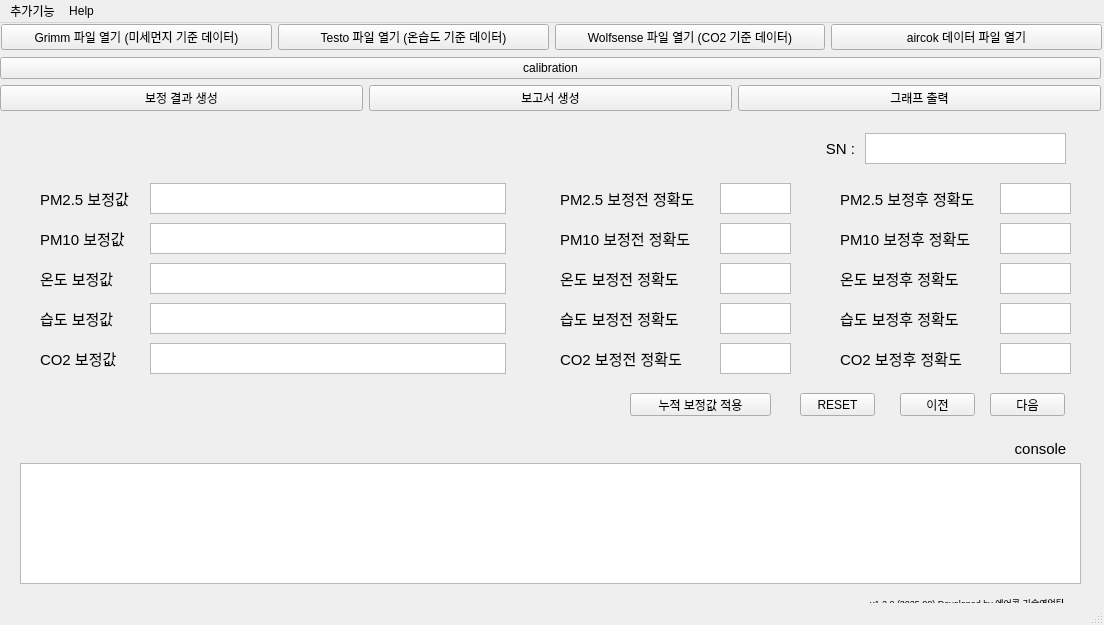
<?xml version="1.0" encoding="UTF-8"?>
<ui version="4.0">
 <class>MainWindow</class>
 <widget class="QMainWindow" name="MainWindow">
  <property name="geometry">
   <rect>
    <x>0</x>
    <y>0</y>
    <width>1104</width>
    <height>625</height>
   </rect>
  </property>
  <property name="minimumSize">
   <size>
    <width>1104</width>
    <height>625</height>
   </size>
  </property>
  <property name="maximumSize">
   <size>
    <width>1104</width>
    <height>625</height>
   </size>
  </property>
  <property name="windowTitle">
   <string>MainWindow</string>
  </property>
  <widget class="QWidget" name="centralwidget">
   <widget class="QWidget" name="horizontalLayoutWidget">
    <property name="geometry">
     <rect>
      <x>1</x>
      <y>-1</y>
      <width>1101</width>
      <height>31</height>
     </rect>
    </property>
    <layout class="QHBoxLayout" name="horizontalLayout">
     <item>
      <widget class="QPushButton" name="grimm_button">
       <property name="text">
        <string>Grimm 파일 열기 (미세먼지 기준 데이터)</string>
       </property>
      </widget>
     </item>
     <item>
      <widget class="QPushButton" name="testo_button">
       <property name="text">
        <string>Testo 파일 열기 (온습도 기준 데이터)</string>
       </property>
      </widget>
     </item>
     <item>
      <widget class="QPushButton" name="wolfsense_button">
       <property name="text">
        <string>Wolfsense 파일 열기 (CO2 기준 데이터)</string>
       </property>
      </widget>
     </item>
     <item>
      <widget class="QPushButton" name="aircok_button">
       <property name="text">
        <string>aircok 데이터 파일 열기</string>
       </property>
      </widget>
     </item>
    </layout>
   </widget>
   <widget class="QWidget" name="horizontalLayoutWidget_2">
    <property name="geometry">
     <rect>
      <x>0</x>
      <y>30</y>
      <width>1101</width>
      <height>31</height>
     </rect>
    </property>
    <layout class="QHBoxLayout" name="horizontalLayout_2">
     <item>
      <widget class="QPushButton" name="calibration_button">
       <property name="text">
        <string>calibration</string>
       </property>
      </widget>
     </item>
    </layout>
   </widget>
   <widget class="QLabel" name="label">
    <property name="geometry">
     <rect>
      <x>40</x>
      <y>160</y>
      <width>121</width>
      <height>31</height>
     </rect>
    </property>
    <property name="font">
     <font>
      <pointsize>11</pointsize>
     </font>
    </property>
    <property name="text">
     <string>PM2.5 보정값</string>
    </property>
    <property name="alignment">
     <set>Qt::AlignLeading|Qt::AlignLeft|Qt::AlignVCenter</set>
    </property>
   </widget>
   <widget class="QTextEdit" name="pm25_cal">
    <property name="geometry">
     <rect>
      <x>150</x>
      <y>160</y>
      <width>356</width>
      <height>31</height>
     </rect>
    </property>
    <property name="font">
     <font>
      <pointsize>12</pointsize>
     </font>
    </property>
    <property name="readOnly">
     <bool>true</bool>
    </property>
   </widget>
   <widget class="QLabel" name="label_2">
    <property name="geometry">
     <rect>
      <x>40</x>
      <y>200</y>
      <width>121</width>
      <height>31</height>
     </rect>
    </property>
    <property name="font">
     <font>
      <pointsize>11</pointsize>
     </font>
    </property>
    <property name="text">
     <string>PM10 보정값</string>
    </property>
    <property name="alignment">
     <set>Qt::AlignLeading|Qt::AlignLeft|Qt::AlignVCenter</set>
    </property>
   </widget>
   <widget class="QTextEdit" name="pm10_cal">
    <property name="geometry">
     <rect>
      <x>150</x>
      <y>200</y>
      <width>356</width>
      <height>31</height>
     </rect>
    </property>
    <property name="font">
     <font>
      <pointsize>12</pointsize>
     </font>
    </property>
    <property name="readOnly">
     <bool>true</bool>
    </property>
   </widget>
   <widget class="QLabel" name="label_3">
    <property name="geometry">
     <rect>
      <x>40</x>
      <y>280</y>
      <width>121</width>
      <height>31</height>
     </rect>
    </property>
    <property name="font">
     <font>
      <pointsize>11</pointsize>
     </font>
    </property>
    <property name="text">
     <string>습도 보정값</string>
    </property>
    <property name="alignment">
     <set>Qt::AlignLeading|Qt::AlignLeft|Qt::AlignVCenter</set>
    </property>
   </widget>
   <widget class="QLabel" name="label_4">
    <property name="geometry">
     <rect>
      <x>40</x>
      <y>240</y>
      <width>121</width>
      <height>31</height>
     </rect>
    </property>
    <property name="font">
     <font>
      <pointsize>11</pointsize>
     </font>
    </property>
    <property name="text">
     <string>온도 보정값</string>
    </property>
    <property name="alignment">
     <set>Qt::AlignLeading|Qt::AlignLeft|Qt::AlignVCenter</set>
    </property>
   </widget>
   <widget class="QTextEdit" name="temp_cal">
    <property name="geometry">
     <rect>
      <x>150</x>
      <y>240</y>
      <width>356</width>
      <height>31</height>
     </rect>
    </property>
    <property name="font">
     <font>
      <pointsize>12</pointsize>
     </font>
    </property>
    <property name="readOnly">
     <bool>true</bool>
    </property>
   </widget>
   <widget class="QTextEdit" name="humi_cal">
    <property name="geometry">
     <rect>
      <x>150</x>
      <y>280</y>
      <width>356</width>
      <height>31</height>
     </rect>
    </property>
    <property name="font">
     <font>
      <pointsize>12</pointsize>
     </font>
    </property>
    <property name="readOnly">
     <bool>true</bool>
    </property>
   </widget>
   <widget class="QLabel" name="label_5">
    <property name="geometry">
     <rect>
      <x>40</x>
      <y>320</y>
      <width>121</width>
      <height>31</height>
     </rect>
    </property>
    <property name="font">
     <font>
      <pointsize>11</pointsize>
     </font>
    </property>
    <property name="text">
     <string>CO2 보정값</string>
    </property>
    <property name="alignment">
     <set>Qt::AlignLeading|Qt::AlignLeft|Qt::AlignVCenter</set>
    </property>
   </widget>
   <widget class="QTextEdit" name="co2_cal">
    <property name="geometry">
     <rect>
      <x>150</x>
      <y>320</y>
      <width>356</width>
      <height>31</height>
     </rect>
    </property>
    <property name="font">
     <font>
      <pointsize>12</pointsize>
     </font>
    </property>
    <property name="readOnly">
     <bool>true</bool>
    </property>
   </widget>
   <widget class="QLabel" name="label_6">
    <property name="geometry">
     <rect>
      <x>560</x>
      <y>160</y>
      <width>151</width>
      <height>31</height>
     </rect>
    </property>
    <property name="font">
     <font>
      <pointsize>11</pointsize>
     </font>
    </property>
    <property name="text">
     <string>PM2.5 보정전 정확도</string>
    </property>
    <property name="alignment">
     <set>Qt::AlignLeading|Qt::AlignLeft|Qt::AlignVCenter</set>
    </property>
   </widget>
   <widget class="QTextEdit" name="pm25_before_accuracy">
    <property name="geometry">
     <rect>
      <x>720</x>
      <y>160</y>
      <width>71</width>
      <height>31</height>
     </rect>
    </property>
    <property name="font">
     <font>
      <pointsize>12</pointsize>
     </font>
    </property>
    <property name="readOnly">
     <bool>true</bool>
    </property>
   </widget>
   <widget class="QLabel" name="label_7">
    <property name="geometry">
     <rect>
      <x>560</x>
      <y>200</y>
      <width>151</width>
      <height>31</height>
     </rect>
    </property>
    <property name="font">
     <font>
      <pointsize>11</pointsize>
     </font>
    </property>
    <property name="text">
     <string>PM10 보정전 정확도</string>
    </property>
    <property name="alignment">
     <set>Qt::AlignLeading|Qt::AlignLeft|Qt::AlignVCenter</set>
    </property>
   </widget>
   <widget class="QTextEdit" name="pm10_before_accuracy">
    <property name="geometry">
     <rect>
      <x>720</x>
      <y>200</y>
      <width>71</width>
      <height>31</height>
     </rect>
    </property>
    <property name="font">
     <font>
      <pointsize>12</pointsize>
     </font>
    </property>
    <property name="readOnly">
     <bool>true</bool>
    </property>
   </widget>
   <widget class="QLabel" name="label_8">
    <property name="geometry">
     <rect>
      <x>560</x>
      <y>240</y>
      <width>151</width>
      <height>31</height>
     </rect>
    </property>
    <property name="font">
     <font>
      <pointsize>11</pointsize>
     </font>
    </property>
    <property name="text">
     <string>온도 보정전 정확도</string>
    </property>
    <property name="alignment">
     <set>Qt::AlignLeading|Qt::AlignLeft|Qt::AlignVCenter</set>
    </property>
   </widget>
   <widget class="QTextEdit" name="temp_before_accuracy">
    <property name="geometry">
     <rect>
      <x>720</x>
      <y>240</y>
      <width>71</width>
      <height>31</height>
     </rect>
    </property>
    <property name="font">
     <font>
      <pointsize>12</pointsize>
     </font>
    </property>
    <property name="readOnly">
     <bool>true</bool>
    </property>
   </widget>
   <widget class="QLabel" name="label_9">
    <property name="geometry">
     <rect>
      <x>560</x>
      <y>280</y>
      <width>151</width>
      <height>31</height>
     </rect>
    </property>
    <property name="font">
     <font>
      <pointsize>11</pointsize>
     </font>
    </property>
    <property name="text">
     <string>습도 보정전 정확도</string>
    </property>
    <property name="alignment">
     <set>Qt::AlignLeading|Qt::AlignLeft|Qt::AlignVCenter</set>
    </property>
   </widget>
   <widget class="QTextEdit" name="humi_before_accuracy">
    <property name="geometry">
     <rect>
      <x>720</x>
      <y>280</y>
      <width>71</width>
      <height>31</height>
     </rect>
    </property>
    <property name="font">
     <font>
      <pointsize>12</pointsize>
     </font>
    </property>
    <property name="readOnly">
     <bool>true</bool>
    </property>
   </widget>
   <widget class="QLabel" name="label_10">
    <property name="geometry">
     <rect>
      <x>560</x>
      <y>320</y>
      <width>151</width>
      <height>31</height>
     </rect>
    </property>
    <property name="font">
     <font>
      <pointsize>11</pointsize>
     </font>
    </property>
    <property name="text">
     <string>CO2 보정전 정확도</string>
    </property>
    <property name="alignment">
     <set>Qt::AlignLeading|Qt::AlignLeft|Qt::AlignVCenter</set>
    </property>
   </widget>
   <widget class="QTextEdit" name="co2_before_accuracy">
    <property name="geometry">
     <rect>
      <x>720</x>
      <y>320</y>
      <width>71</width>
      <height>31</height>
     </rect>
    </property>
    <property name="font">
     <font>
      <pointsize>12</pointsize>
     </font>
    </property>
    <property name="readOnly">
     <bool>true</bool>
    </property>
   </widget>
   <widget class="QTextEdit" name="co2_after_accuracy">
    <property name="geometry">
     <rect>
      <x>1000</x>
      <y>320</y>
      <width>71</width>
      <height>31</height>
     </rect>
    </property>
    <property name="font">
     <font>
      <pointsize>12</pointsize>
     </font>
    </property>
    <property name="readOnly">
     <bool>true</bool>
    </property>
   </widget>
   <widget class="QLabel" name="label_11">
    <property name="geometry">
     <rect>
      <x>840</x>
      <y>240</y>
      <width>151</width>
      <height>31</height>
     </rect>
    </property>
    <property name="font">
     <font>
      <pointsize>11</pointsize>
     </font>
    </property>
    <property name="text">
     <string>온도 보정후 정확도</string>
    </property>
    <property name="alignment">
     <set>Qt::AlignLeading|Qt::AlignLeft|Qt::AlignVCenter</set>
    </property>
   </widget>
   <widget class="QLabel" name="label_12">
    <property name="geometry">
     <rect>
      <x>840</x>
      <y>280</y>
      <width>151</width>
      <height>31</height>
     </rect>
    </property>
    <property name="font">
     <font>
      <pointsize>11</pointsize>
     </font>
    </property>
    <property name="text">
     <string>습도 보정후 정확도</string>
    </property>
    <property name="alignment">
     <set>Qt::AlignLeading|Qt::AlignLeft|Qt::AlignVCenter</set>
    </property>
   </widget>
   <widget class="QTextEdit" name="humi_after_accuracy">
    <property name="geometry">
     <rect>
      <x>1000</x>
      <y>280</y>
      <width>71</width>
      <height>31</height>
     </rect>
    </property>
    <property name="font">
     <font>
      <pointsize>12</pointsize>
     </font>
    </property>
    <property name="readOnly">
     <bool>true</bool>
    </property>
   </widget>
   <widget class="QTextEdit" name="temp_after_accuracy">
    <property name="geometry">
     <rect>
      <x>1000</x>
      <y>240</y>
      <width>71</width>
      <height>31</height>
     </rect>
    </property>
    <property name="font">
     <font>
      <pointsize>12</pointsize>
     </font>
    </property>
    <property name="readOnly">
     <bool>true</bool>
    </property>
   </widget>
   <widget class="QLabel" name="label_13">
    <property name="geometry">
     <rect>
      <x>840</x>
      <y>160</y>
      <width>151</width>
      <height>31</height>
     </rect>
    </property>
    <property name="font">
     <font>
      <pointsize>11</pointsize>
     </font>
    </property>
    <property name="text">
     <string>PM2.5 보정후 정확도</string>
    </property>
    <property name="alignment">
     <set>Qt::AlignLeading|Qt::AlignLeft|Qt::AlignVCenter</set>
    </property>
   </widget>
   <widget class="QLabel" name="label_14">
    <property name="geometry">
     <rect>
      <x>840</x>
      <y>200</y>
      <width>151</width>
      <height>31</height>
     </rect>
    </property>
    <property name="font">
     <font>
      <pointsize>11</pointsize>
     </font>
    </property>
    <property name="text">
     <string>PM10 보정후 정확도</string>
    </property>
    <property name="alignment">
     <set>Qt::AlignLeading|Qt::AlignLeft|Qt::AlignVCenter</set>
    </property>
   </widget>
   <widget class="QTextEdit" name="pm25_after_accuracy">
    <property name="geometry">
     <rect>
      <x>1000</x>
      <y>160</y>
      <width>71</width>
      <height>31</height>
     </rect>
    </property>
    <property name="font">
     <font>
      <pointsize>12</pointsize>
     </font>
    </property>
    <property name="readOnly">
     <bool>true</bool>
    </property>
   </widget>
   <widget class="QTextEdit" name="pm10_after_accuracy">
    <property name="geometry">
     <rect>
      <x>1000</x>
      <y>200</y>
      <width>71</width>
      <height>31</height>
     </rect>
    </property>
    <property name="font">
     <font>
      <pointsize>12</pointsize>
     </font>
    </property>
    <property name="readOnly">
     <bool>true</bool>
    </property>
   </widget>
   <widget class="QLabel" name="label_15">
    <property name="geometry">
     <rect>
      <x>840</x>
      <y>320</y>
      <width>151</width>
      <height>31</height>
     </rect>
    </property>
    <property name="font">
     <font>
      <pointsize>11</pointsize>
     </font>
    </property>
    <property name="text">
     <string>CO2 보정후 정확도</string>
    </property>
    <property name="alignment">
     <set>Qt::AlignLeading|Qt::AlignLeft|Qt::AlignVCenter</set>
    </property>
   </widget>
   <widget class="QWidget" name="horizontalLayoutWidget_3">
    <property name="geometry">
     <rect>
      <x>0</x>
      <y>60</y>
      <width>1101</width>
      <height>31</height>
     </rect>
    </property>
    <layout class="QHBoxLayout" name="horizontalLayout_3">
     <item>
      <widget class="QPushButton" name="result_button">
       <property name="text">
        <string>보정 결과 생성</string>
       </property>
      </widget>
     </item>
     <item>
      <widget class="QPushButton" name="report_button">
       <property name="text">
        <string>보고서 생성</string>
       </property>
      </widget>
     </item>
     <item>
      <widget class="QPushButton" name="graph_button">
       <property name="text">
        <string>그래프 출력</string>
       </property>
      </widget>
     </item>
    </layout>
   </widget>
   <widget class="QLabel" name="label_16">
    <property name="geometry">
     <rect>
      <x>1010</x>
      <y>410</y>
      <width>61</width>
      <height>31</height>
     </rect>
    </property>
    <property name="font">
     <font>
      <pointsize>11</pointsize>
     </font>
    </property>
    <property name="text">
     <string>console</string>
    </property>
    <property name="alignment">
     <set>Qt::AlignCenter</set>
    </property>
   </widget>
   <widget class="QTextEdit" name="sn_number">
    <property name="geometry">
     <rect>
      <x>865</x>
      <y>110</y>
      <width>201</width>
      <height>31</height>
     </rect>
    </property>
    <property name="font">
     <font>
      <pointsize>12</pointsize>
     </font>
    </property>
    <property name="readOnly">
     <bool>true</bool>
    </property>
    <property name="html">
     <string>&lt;!DOCTYPE HTML PUBLIC &quot;-//W3C//DTD HTML 4.0//EN&quot; &quot;http://www.w3.org/TR/REC-html40/strict.dtd&quot;&gt;
&lt;html&gt;&lt;head&gt;&lt;meta name=&quot;qrichtext&quot; content=&quot;1&quot; /&gt;&lt;style type=&quot;text/css&quot;&gt;
p, li { white-space: pre-wrap; }
&lt;/style&gt;&lt;/head&gt;&lt;body style=&quot; font-family:'Gulim'; font-size:12pt; font-weight:400; font-style:normal;&quot;&gt;
&lt;p style=&quot;-qt-paragraph-type:empty; margin-top:0px; margin-bottom:0px; margin-left:0px; margin-right:0px; -qt-block-indent:0; text-indent:0px;&quot;&gt;&lt;br /&gt;&lt;/p&gt;&lt;/body&gt;&lt;/html&gt;</string>
    </property>
   </widget>
   <widget class="QLabel" name="label_17">
    <property name="geometry">
     <rect>
      <x>820</x>
      <y>110</y>
      <width>41</width>
      <height>31</height>
     </rect>
    </property>
    <property name="font">
     <font>
      <pointsize>11</pointsize>
     </font>
    </property>
    <property name="text">
     <string>SN :</string>
    </property>
    <property name="alignment">
     <set>Qt::AlignCenter</set>
    </property>
   </widget>
   <widget class="QPushButton" name="prev_button">
    <property name="geometry">
     <rect>
      <x>900</x>
      <y>370</y>
      <width>75</width>
      <height>23</height>
     </rect>
    </property>
    <property name="text">
     <string>이전</string>
    </property>
   </widget>
   <widget class="QPushButton" name="next_button">
    <property name="geometry">
     <rect>
      <x>990</x>
      <y>370</y>
      <width>75</width>
      <height>23</height>
     </rect>
    </property>
    <property name="text">
     <string>다음</string>
    </property>
   </widget>
   <widget class="QLabel" name="label_18">
    <property name="geometry">
     <rect>
      <x>870</x>
      <y>569</y>
      <width>221</width>
      <height>21</height>
     </rect>
    </property>
    <property name="font">
     <font>
      <pointsize>7</pointsize>
     </font>
    </property>
    <property name="text">
     <string>v1.2.0 (2025.08) Developed by 에어콕 기술영업팀</string>
    </property>
   </widget>
   <widget class="QTextEdit" name="consol">
    <property name="geometry">
     <rect>
      <x>20</x>
      <y>440</y>
      <width>1061</width>
      <height>121</height>
     </rect>
    </property>
    <property name="readOnly">
     <bool>true</bool>
    </property>
   </widget>
   <widget class="QPushButton" name="reset_button">
    <property name="geometry">
     <rect>
      <x>800</x>
      <y>370</y>
      <width>75</width>
      <height>23</height>
     </rect>
    </property>
    <property name="text">
     <string>RESET</string>
    </property>
   </widget>
   <widget class="QPushButton" name="re_calibration_button">
    <property name="geometry">
     <rect>
      <x>630</x>
      <y>370</y>
      <width>141</width>
      <height>23</height>
     </rect>
    </property>
    <property name="text">
     <string>누적 보정값 적용</string>
    </property>
   </widget>
  </widget>
  <widget class="QMenuBar" name="menubar">
   <property name="geometry">
    <rect>
     <x>0</x>
     <y>0</y>
     <width>1104</width>
     <height>21</height>
    </rect>
   </property>
   <widget class="QMenu" name="menuHelp">
    <property name="title">
     <string>Help</string>
    </property>
    <addaction name="actionUser_guide"/>
    <addaction name="actionAbout"/>
   </widget>
   <widget class="QMenu" name="menuplus">
    <property name="title">
     <string>추가기능</string>
    </property>
    <addaction name="lcd_loger_parsing"/>
    <addaction name="aircok_data_downloader"/>
   </widget>
   <addaction name="menuplus"/>
   <addaction name="menuHelp"/>
  </widget>
  <widget class="QStatusBar" name="statusbar"/>
  <action name="actionUser_guide">
   <property name="text">
    <string>User guide</string>
   </property>
  </action>
  <action name="actionAbout">
   <property name="text">
    <string>About</string>
   </property>
  </action>
  <action name="lcd_loger_parsing">
   <property name="text">
    <string>Aircok Log Converter</string>
   </property>
  </action>
  <action name="aircok_data_downloader">
   <property name="text">
    <string>Aircok Data Extractor</string>
   </property>
  </action>
 </widget>
 <resources/>
 <connections/>
</ui>
